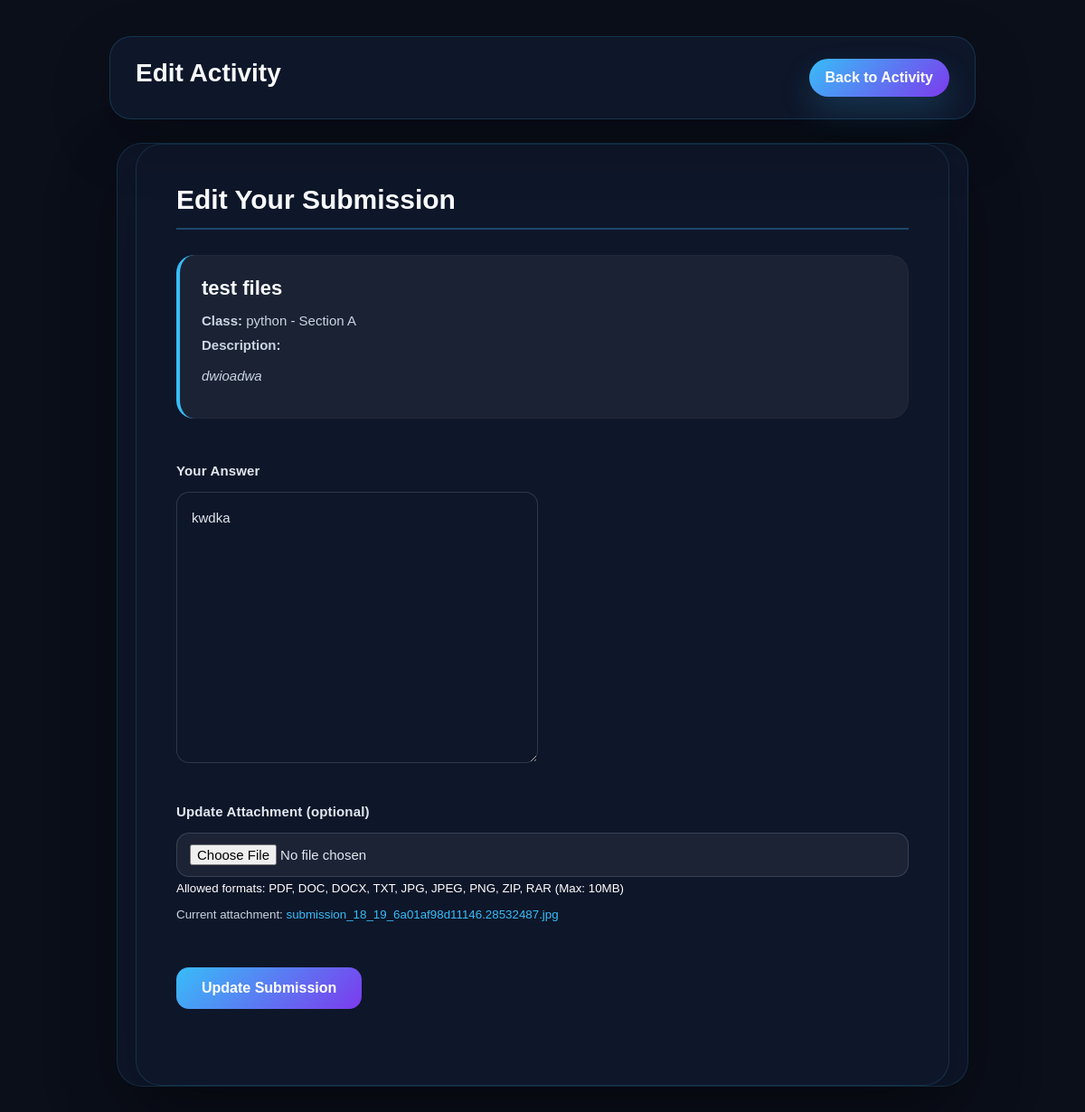
The page /public/pages/edit_activity.php?activity_id=18 (signed in) on the database its author committed.
### tables this page shows
CREATE TABLE `activities` (
  `id` int(11) NOT NULL,
  `class_id` int(11) NOT NULL,
  `name` varchar(255) NOT NULL,
  `description` text NOT NULL,
  `total_points` varchar(50) NOT NULL,
  `created_by` int(11) NOT NULL,
  `created_at` timestamp NOT NULL DEFAULT current_timestamp(),
  `due_date` date DEFAULT NULL,
  `attachment_path` varchar(500) DEFAULT NULL
);

CREATE TABLE `classes` (
  `classes_id` int(11) NOT NULL,
  `subject` varchar(100) NOT NULL,
  `section` varchar(50) NOT NULL,
  `code` varchar(50) NOT NULL,
  `user_id` int(11) DEFAULT NULL,
  `class_code` varchar(10) NOT NULL,
  `is_archived` tinyint(1) DEFAULT 0
);

CREATE TABLE `submissions` (
  `id` int(11) NOT NULL,
  `activity_id` int(11) NOT NULL,
  `student_id` int(11) NOT NULL,
  `answer` text NOT NULL,
  `attachment_path` varchar(500) DEFAULT NULL,
  `submitted_at` timestamp NOT NULL DEFAULT current_timestamp(),
  `grade` varchar(50) DEFAULT NULL,
  `graded_at` timestamp NULL DEFAULT NULL,
  `graded_by` int(11) DEFAULT NULL
);

### public/pages/edit_activity.php (the view, shortened to what this page needs)
<?php
require_once __DIR__ . '/../../src/Helpers/_init.php';
$activity_id = $_GET['activity_id'] ?? '';
$user_id = $_SESSION['user']['id'];
$user_role = $_SESSION['user']['role'];
$stmt = $conn->prepare('
    SELECT a.id, a.name, a.description, a.total_points, a.due_date, a.class_id, a.attachment_path, c.subject, c.section, c.user_id as class_owner_id
    FROM activities a
    JOIN classes c ON a.class_id = c.classes_id
    WHERE a.id = ?
');
$stmt->bind_param('i', $activity_id);
$stmt->execute();
$result = $stmt->get_result();
$activity = $result->fetch_assoc();
$is_faculty = ($user_role === 'faculty' && $activity['class_owner_id'] == $user_id);
$is_student_enrolled = false;
if (!$is_faculty) {
    if ($user_role === 'student') {
        $stmt = $conn->prepare('SELECT enrollment_id FROM enrollments WHERE class_id = ? AND user_id = ?');
        $stmt->bind_param('ii', $activity['class_id'], $user_id);
        $stmt->execute();
        $is_student_enrolled = $stmt->get_result()->num_rows > 0;
    }
}
$submission = null;
if (!$is_faculty) {
    $stmt = $conn->prepare('SELECT id, answer, attachment_path FROM submissions WHERE activity_id = ? AND student_id = ?');
    $stmt->bind_param('ii', $activity_id, $user_id);
    $stmt->execute();
    $result = $stmt->get_result();
    $submission = $result->fetch_assoc();
}
?>
<!DOCTYPE html>
<html>
<head>
    <link rel="stylesheet" href="../assets/CSS/dashboard.css">
    <link rel="stylesheet" href="../assets/CSS/edit_activity.css">
</head>
<body>
    <div class="page-header">
        <div class="page-title">
            <h2>Edit Activity</h2>
        </div>
        <a href="activity.php?activity_id=<?= $activity_id; ?>" class="logout page-back">Back to Activity</a>
    </div>
    <div class="edit-container">
        <?php if ($is_faculty): ?>
            <div class="edit-form-wrapper">
                <h3>Edit Activity</h3>
                <form method="POST" action="../api/update_activity.php" enctype="multipart/form-data" class="edit-form">
                    <input type="hidden" name="activity_id" value="<?= htmlspecialchars($activity_id); ?>">
                    <div class="form-group">
                        <label for="name">Activity Name</label>
                        <input type="text" id="name" name="name" value="<?= htmlspecialchars($activity['name']); ?>" required>
                    </div>
                    <div class="form-group">
                        <label for="description">Description</label>
                        <textarea id="description" name="description" rows="6" required><?= htmlspecialchars($activity['description']); ?></textarea>
                    </div>
                    <div class="form-row">
                        <div class="form-group">
                            <label for="total_points">Total Points</label>
                            <input type="number" id="total_points" name="total_points" value="<?= htmlspecialchars($activity['total_points']); ?>" required>
                        </div>
                        <div class="form-group">
                            <label for="due_date">Due Date</label>
                            <input type="date" id="due_date" name="due_date" value="<?= $activity['due_date'] ? htmlspecialchars($activity['due_date']) : ''; ?>">
                        </div>
                    </div>
                    <div class="form-group">
                        <label for="attachment">Update Attachment (optional)</label>
                        <input type="file" id="attachment" name="attachment" accept=".pdf,.doc,.docx,.txt,.jpg,.jpeg,.png,.zip,.rar">
                        <small>Allowed formats: PDF, DOC, DOCX, TXT, JPG, JPEG, PNG, ZIP, RAR (Max: 10MB)</small>
                        <?php if ($activity['attachment_path']): ?>
                            <div class="current-attachment">
                                <small>Current attachment: <a href="../<?= htmlspecialchars($activity['attachment_path']); ?>" target="_blank"><?= htmlspecialchars(basename($activity['attachment_path'])); ?></a></small>
                            </div>
                        <?php endif; ?>
                    </div>
                    <button type="submit" class="btn-save">Save Changes</button>
                </form>
            </div>
        <?php elseif ($is_student_enrolled && $submission): ?>
            <div class="edit-form-wrapper">
                <h3>Edit Your Submission</h3>
                <form method="POST" action="../api/update_submission.php" enctype="multipart/form-data" class="edit-form">
                    <div class="activity-info">
                        <h4><?= htmlspecialchars($activity['name']); ?></h4>
                        <p><strong>Class:</strong> <?= htmlspecialchars($activity['subject'] . ' - Section ' . $activity['section']); ?></p>
                        <p><strong>Description:</strong></p>
                        <p class="description-text"><?= nl2br(htmlspecialchars($activity['description'])); ?></p>
                    </div>
                    <div class="form-group">
                        <label for="answer">Your Answer</label>
                        <textarea id="answer" name="answer" rows="10" required><?= htmlspecialchars($submission['answer']); ?></textarea>
                    </div>
                    <div class="form-group">
                        <label for="attachment">Update Attachment (optional)</label>
                        <input type="file" id="attachment" name="attachment" accept=".pdf,.doc,.docx,.txt,.jpg,.jpeg,.png,.zip,.rar">
                        <small>Allowed formats: PDF, DOC, DOCX, TXT, JPG, JPEG, PNG, ZIP, RAR (Max: 10MB)</small>
                        <?php if ($submission['attachment_path']): ?>
                            <div class="current-attachment">
                                <small>Current attachment: <a href="../<?= htmlspecialchars($submission['attachment_path']); ?>" target="_blank"><?= htmlspecialchars(basename($submission['attachment_path'])); ?></a></small>
                            </div>
                        <?php endif; ?>
                    </div>
                    <button type="submit" class="btn-save">Update Submission</button>
                </form>
            </div>
        <?php else: ?>
            <div class="error-message">
                You don't have a submission for this activity yet or are not authorized to edit.
            </div>
        <?php endif; ?>
    </div>
</body>
</html>

### public/assets/CSS/dashboard.css (style rules this page uses)
body { margin: 0; font-family: Arial, sans-serif; background: #0b0f1a; color: white; }
a { color: #00eaff; text-decoration: none; }
input, select, textarea { width: 100%; padding: 10px; margin: 8px 0; box-sizing: border-box; border: 2px solid transparent; background: rgba(71, 85, 105, 0.5); color: white; border-radius: 4px; transition: all 0.3s ease; font-family: Arial, sans-serif; font-size: 14px; }
button, .btn, .submit-btn, .logout, .delete-class-btn, .trash-btn, .leave-btn, .start-btn { display: inline-block; padding: 10px 15px; border: none; border-radius: 6px; cursor: pointer; font-weight: bold; transition: all 0.3s ease; text-decoration: none; text-align: center; box-sizing: border-box; display: inline-block; padding: 10px 15px; background: linear-gradient(90deg, #00eaff, #8b5cf6); color: white; text-decoration: none; border-radius: 5px; font-weight: bold; }
.logout { display: inline-block; padding: 10px 15px; background: linear-gradient(90deg, #00eaff, #8b5cf6); color: white; text-decoration: none; border-radius: 5px; font-weight: bold; }
form { margin-bottom: 30px; }
.form-group { margin-bottom: 15px; text-align: left; }
.form-group label { display: block; margin-bottom: 5px; font-weight: bold; color: #cbd5e1; }
form input, form textarea, form select { display: block; width: 100%; padding: 8px; margin: 5px 0; border: 1px solid #ccc; border-radius: 3px; }
button { display: block; width: 200px; padding: 10px; margin: 10px 0; background: #007bff; color: white; border: none; border-radius: 5px; cursor: pointer; transition: all 0.3s ease; }
form textarea { display: block; width: 100%; max-width: 400px; padding: 8px; margin: 5px 0; border: 1px solid #ccc; border-radius: 3px; resize: vertical; }
form button { width: auto; padding: 8px 15px; }

### rows shown on the page
activities: name "test files", class.section "python - Section A", description "dwioadwa"
submissions: answer "kwdka", attachment_path "submission_18_19_6a01af98d11146.28532487.jpg"
